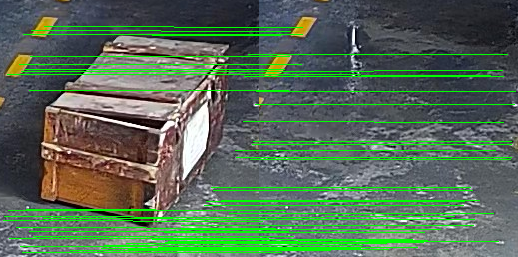
#> input picture huzh/job/goods_move/img1_save.png, 518 x 257 px
$ python -i get_color.py   (imports and definitions only)
#> lines starting #> are read from the running program, lines starting #| are printed output that depends on the picture; after the words box and inside, x2 and y2 are one past the last pixel; in counts of white or black regions, pixels touching at a corner belong together
#> further down, picture is the input picture: shape (257, 518, 3); mean B, G, R 86.1, 108.9, 85.8
# !usr/bin/env python
# -*- coding:utf-8 -*-

'''
 Description  : 颜色提取
 Version      : 1.0
 Author       : huzhenhong
 Date         : 2021-03-19 08:53:26
 LastEditors  : huzhenhong
 LastEditTime : 2021-03-25 17:34:25
 FilePath     : \\python\\003_light_status_detection\\src\\color_pick.py
 Copyright    : All rights reserved.
'''

import cv2 as cv
import numpy as np
from pathlib import Path


def process(im):
    hsv = cv.cvtColor(im, cv.COLOR_BGR2HSV)
#> hsv: shape (257, 518, 3); mean H, S, V 89.8, 70.8, 120.1

    red_lower = np.array([0, 43, 46])
    red_upper = np.array([10, 255, 255])
    mask1 = cv.inRange(hsv, lowerb=red_lower, upperb=red_upper)
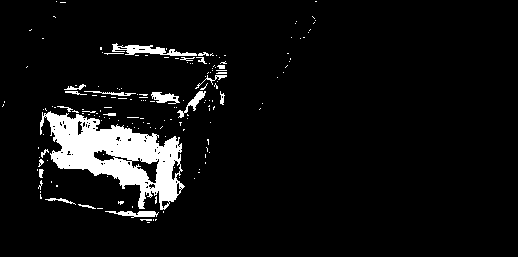
#> mask1: shape (257, 518); 6.5% white; 173 white regions (149 under 20 px), largest, box (x1, y1, x2, y2) and area: (40, 111, 185, 210) 6403, (112, 43, 197, 56) 466, (105, 211, 159, 218) 215

    red_lower = np.array([156, 100, 46])
    red_upper = np.array([180, 255, 255])
    mask2 = cv.inRange(hsv, lowerb=red_lower, upperb=red_upper)
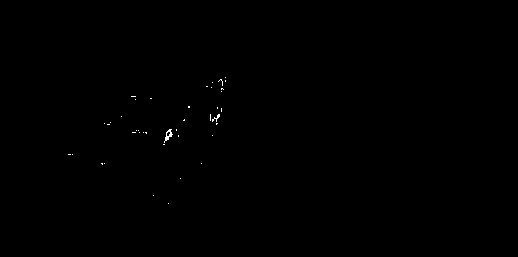
#> mask2: shape (257, 518); 0.12% white in thin lines or dots, all inside (x1, y1, x2, y2) = (68, 77, 226, 204)

    red_lower = np.array([11, 43, 46])
    red_upper = np.array([25, 255, 255])
    mask3 = cv.inRange(hsv, lowerb=red_lower, upperb=red_upper)
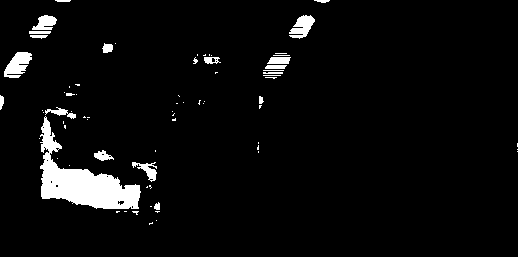
#> mask3: shape (257, 518); 4.5% white; 73 white regions (52 under 20 px), largest, box (x1, y1, x2, y2) and area: (40, 116, 141, 209) 3520, (4, 52, 32, 78) 448, (289, 15, 315, 39) 359

    red_lower = np.array([26, 43, 46])
    red_upper = np.array([34, 255, 255])
    mask4 = cv.inRange(hsv, lowerb=red_lower, upperb=red_upper)
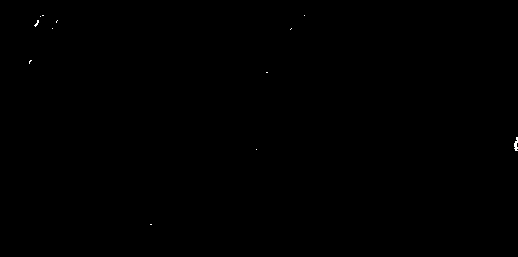
#> mask4: shape (257, 518); 0.05% white in thin lines or dots, all inside (x1, y1, x2, y2) = (29, 15, 518, 225)

    mask = cv.bitwise_or(mask1, mask2)
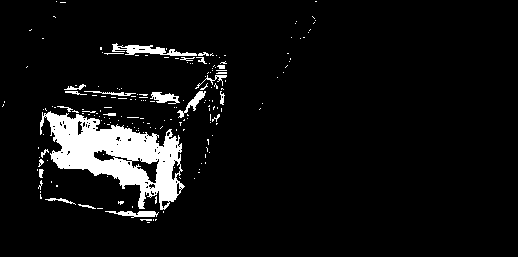
#> mask: shape (257, 518); 6.6% white; 192 white regions (167 under 20 px), largest, box (x1, y1, x2, y2) and area: (40, 111, 185, 210) 6474, (112, 43, 197, 56) 466, (105, 211, 159, 218) 215
    mask = cv.bitwise_or(mask, mask3)
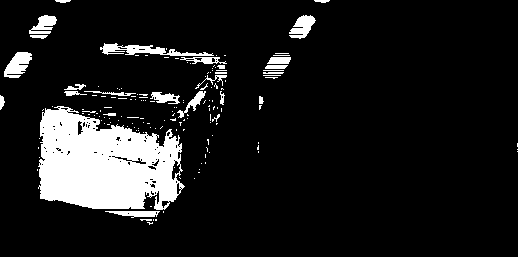
#> mask: shape (257, 518); 11.2% white; 159 white regions (131 under 20 px), largest, box (x1, y1, x2, y2) and area: (38, 106, 185, 210) 10833, (100, 43, 214, 56) 620, (4, 52, 32, 78) 450
    mask = cv.bitwise_or(mask, mask4)
#> mask: shape (257, 518); 11.2% white; 157 white regions (128 under 20 px), largest, box (x1, y1, x2, y2) and area: (38, 106, 185, 210) 10833, (100, 43, 214, 56) 620, (4, 52, 32, 78) 456

    kernel = cv.getStructuringElement(cv.MORPH_RECT, (3, 3))
    # mask = cv.morphologyEx(mask, cv.MORPH_OPEN, kernel=kernel)
    mask = cv.erode(mask, kernel=kernel)
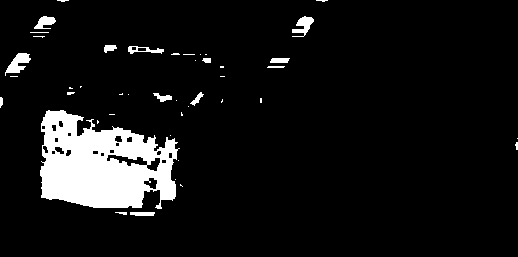
#> mask: shape (257, 518); 8.1% white; 44 white regions (30 under 20 px), largest, box (x1, y1, x2, y2) and area: (40, 110, 180, 209) 9170, (5, 53, 31, 76) 288, (292, 16, 314, 37) 231
    cv.imshow('inRange', mask)
    return mask

>>> import cv2
>>> picture = cv2.imread('../goods_move/img1_save.png')
>>> result = process(picture)

$ run again, on huzh/job/goods_move/003.jpg
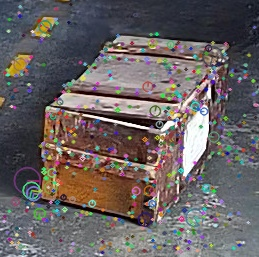
#> input picture huzh/job/goods_move/003.jpg, 259 x 257 px
#> picture is the input picture: shape (257, 259, 3); mean B, G, R 97.8, 97.8, 104.4
#> hsv: shape (257, 259, 3); mean H, S, V 87, 64, 114.4
#> in process, `mask1 = cv.inRange(hsv, lowerb=red_lower, upperb=red_upper)`:
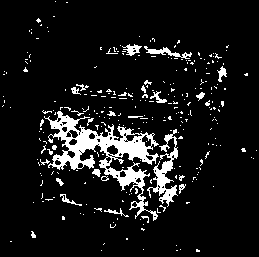
#> mask1: shape (257, 259); 9.2% white; 284 white regions (259 under 20 px), largest, box (x1, y1, x2, y2) and area: (44, 111, 159, 221) 3288, (147, 129, 178, 207) 771, (144, 46, 192, 59) 197
#> mask2: shape (257, 259); 1.6% white in thin lines or dots, all inside (x1, y1, x2, y2) = (3, 8, 248, 252)
#> mask3: shape (257, 259); 8.4% white; 221 white regions (187 under 20 px), largest, box (x1, y1, x2, y2) and area: (41, 164, 142, 219) 2644, (40, 114, 63, 170) 338, (6, 52, 30, 78) 310
#> mask4: shape (257, 259); 1.1% white in thin lines or dots, all inside (x1, y1, x2, y2) = (5, 15, 249, 249)
#> in process, `mask = cv.erode(mask, kernel=kernel)`:
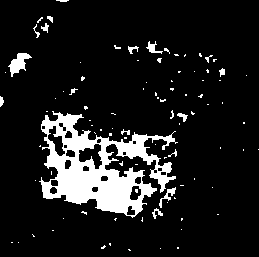
#> mask: shape (257, 259); 11.4% white; 94 white regions (77 under 20 px), largest, box (x1, y1, x2, y2) and area: (39, 111, 178, 218) 6342, (8, 53, 32, 77) 266, (159, 187, 176, 208) 99
